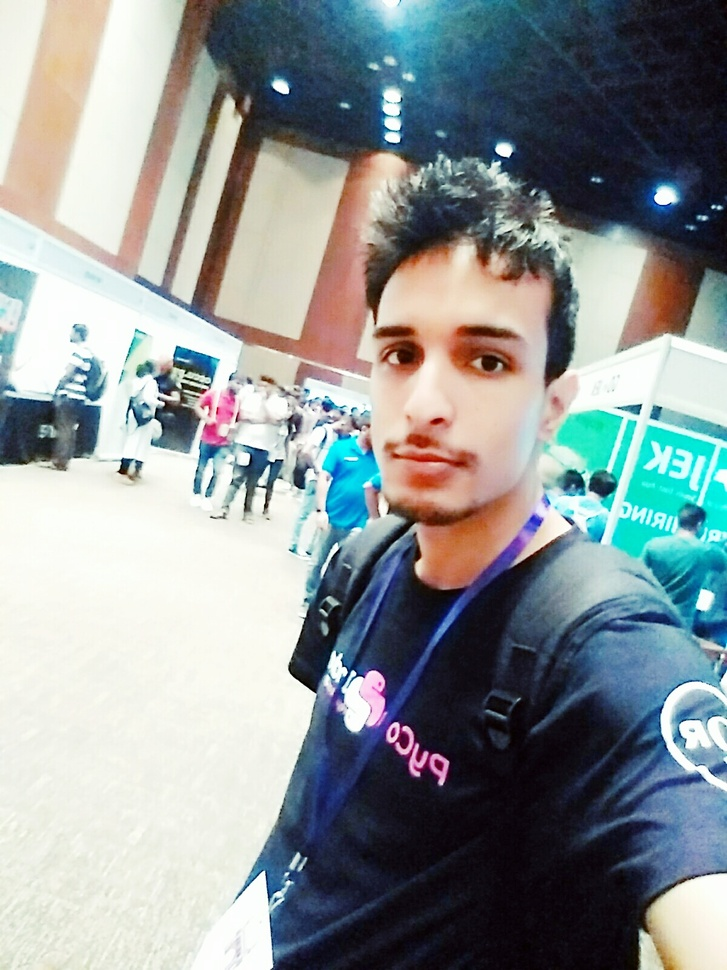
#> input picture face1.jpg, 727 x 970 px, shrunk from 1200 x 1600 before the run
$ python face.py   (Python 2 division)
#> lines starting #> are read from the running program, lines starting #| are printed output that depends on the picture; after the words box and inside, x2 and y2 are one past the last pixel; in counts of white or black regions, pixels touching at a corner belong together
import cv2

#Load an image from file
image = cv2.imread("face1.jpg", 1)
#> image is the input picture: shape (970, 727, 3); mean B, G, R 150.8, 149.4, 141.8

#Load a cascade file for detecting faces
face_cascade = cv2.CascadeClassifier('/usr/share/opencv/haarcascades/haarcascade_frontalface_alt.xml')

#Convert to grayscale
gray = cv2.cvtColor(image,cv2.COLOR_BGR2GRAY)
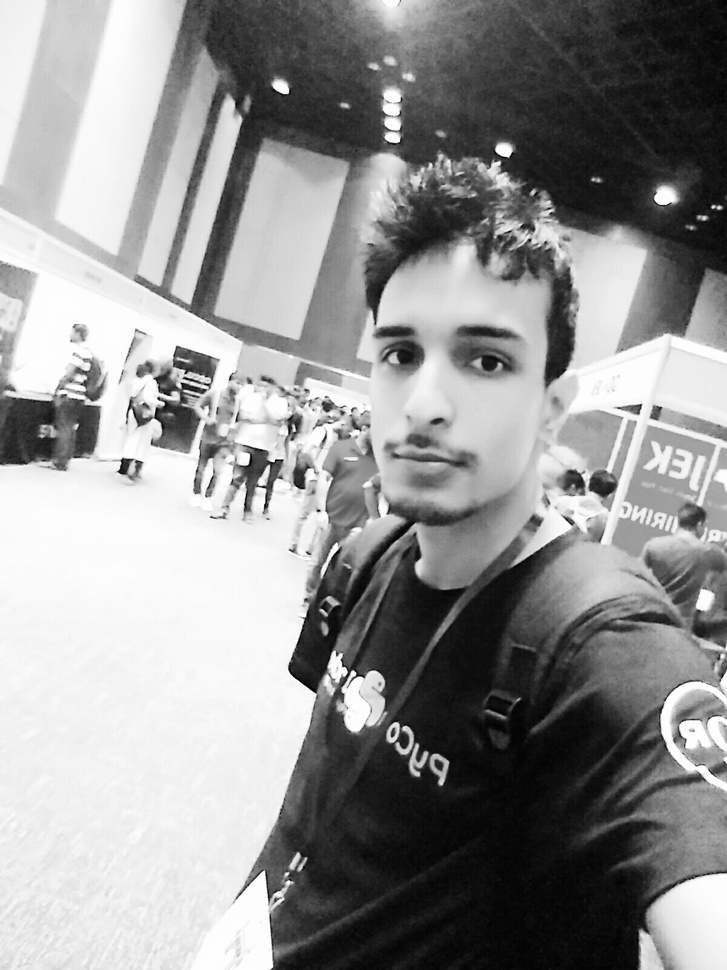
#> gray: shape (970, 727); min 0, max 255, mean 147.3

#Look for faces in the image using the loaded cascade file
faces = face_cascade.detectMultiScale(gray, 1.1, 5)
#> faces = [[307, 256, 256, 256]]

print "Found "+str(len(faces))+" face(s)"
#| Found 1 face(s)

#Draw a rectangle around every found face
for (x,y,w,h) in faces:
    cv2.rectangle(image,(x,y),(x+w,y+h),(255,0,0),2)
#> this loop made 1 pass
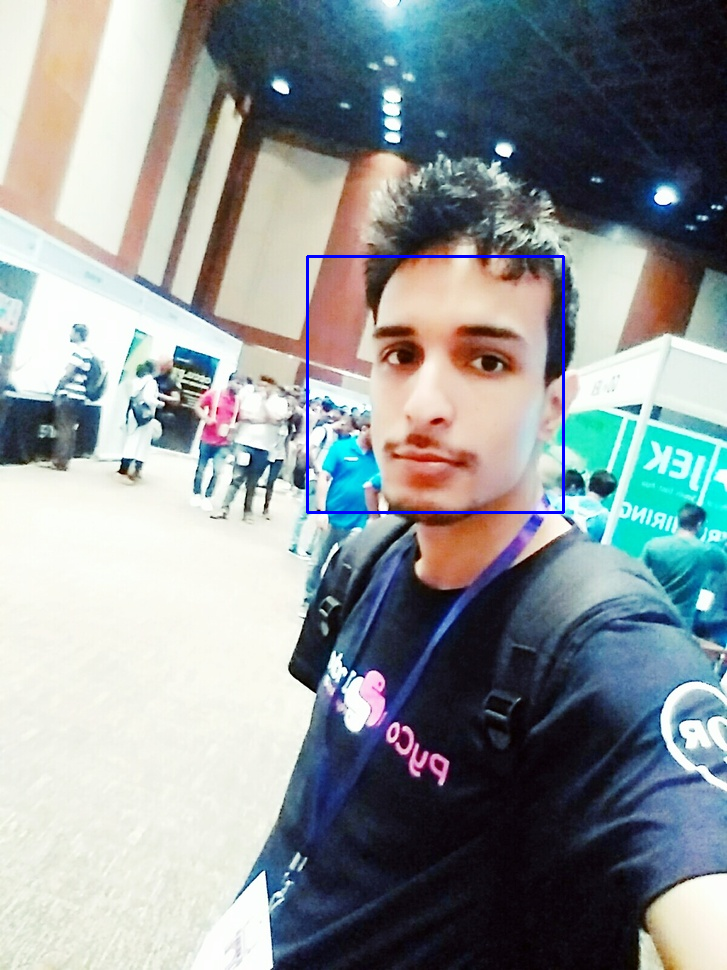
#> image: shape (970, 727, 3); 0.44% of pixels changed, all inside (x1, y1, x2, y2) = (306, 255, 565, 514)

#Save the result image
cv2.imwrite('result1.jpg',image)

$ run again, with face3.jpg copied over face1.jpg
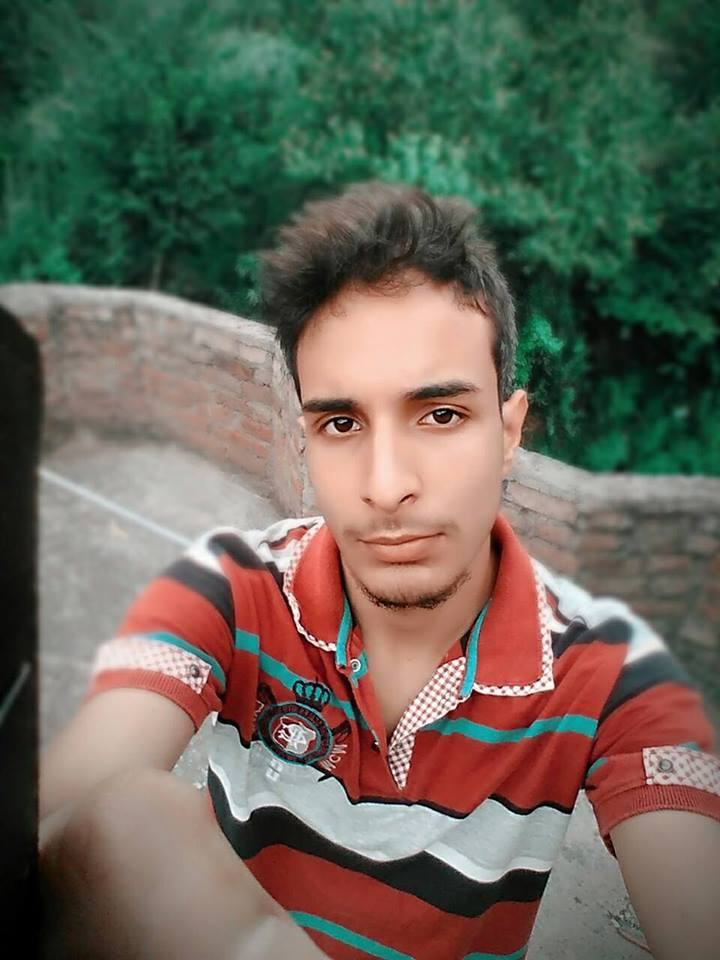
#> input picture face3.jpg, 720 x 960 px
#> image is the input picture: shape (960, 720, 3); mean B, G, R 89.3, 101.9, 105
#> `gray = cv2.cvtColor(image,cv2.COLOR_BGR2GRAY)`:
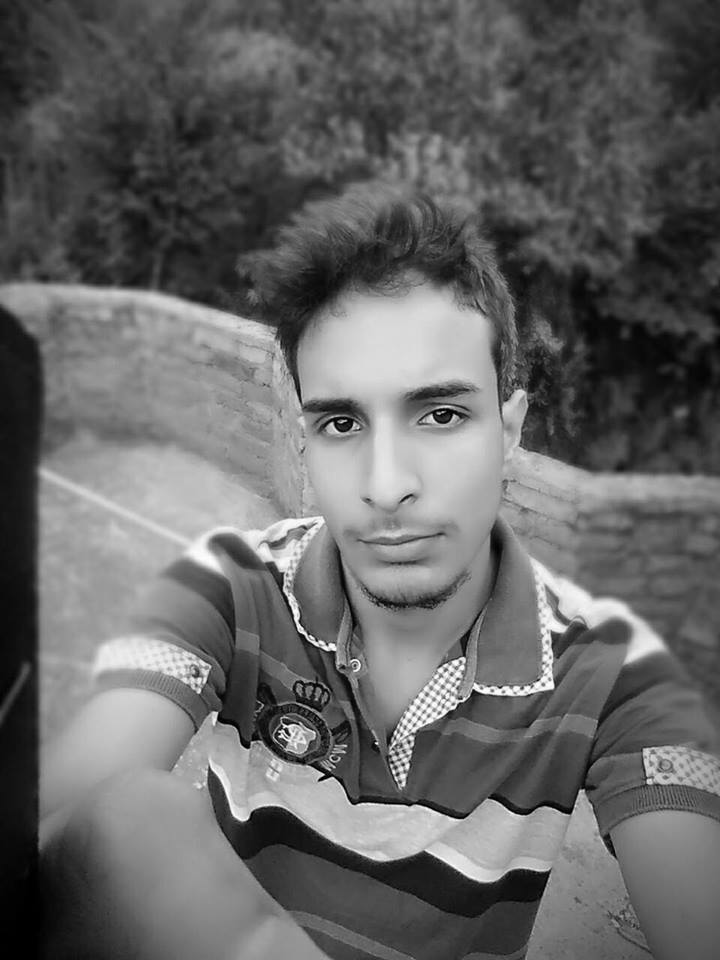
#> gray: shape (960, 720); min 0, max 255, mean 101.4
#> faces = [[242, 303, 303, 303]]
#| Found 1 face(s)
#> the loop `for (x,y,w,h) in faces:` made 1 pass
#> after the loop `for (x,y,w,h) in faces:`:
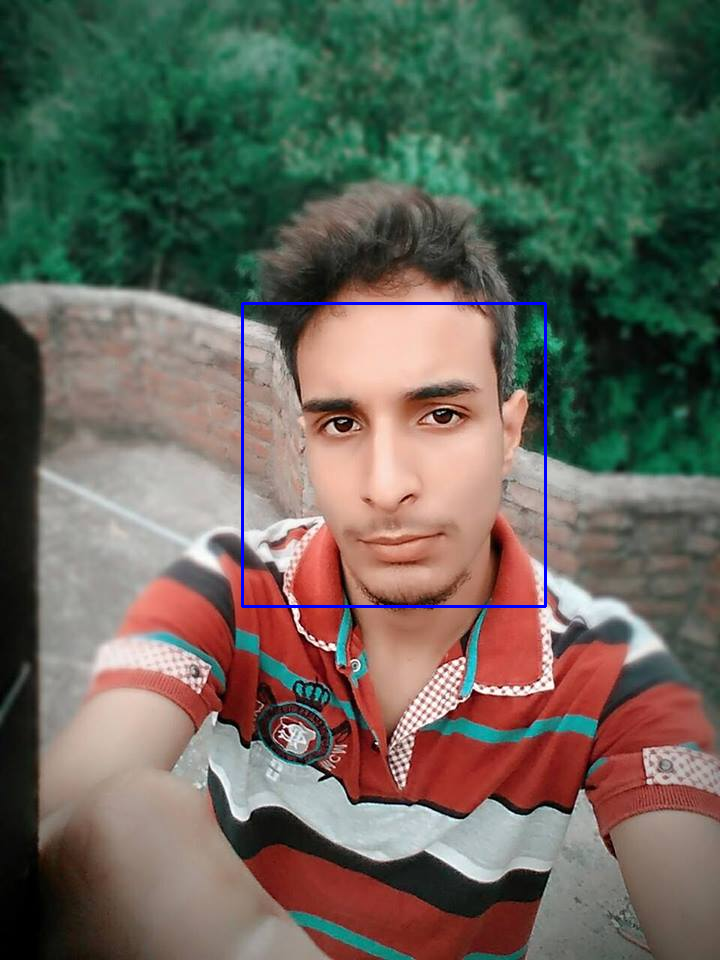
#> image: shape (960, 720, 3); 0.53% of pixels changed, all inside (x1, y1, x2, y2) = (241, 302, 547, 608)

$ run again, with face_s.jpg copied over face1.jpg
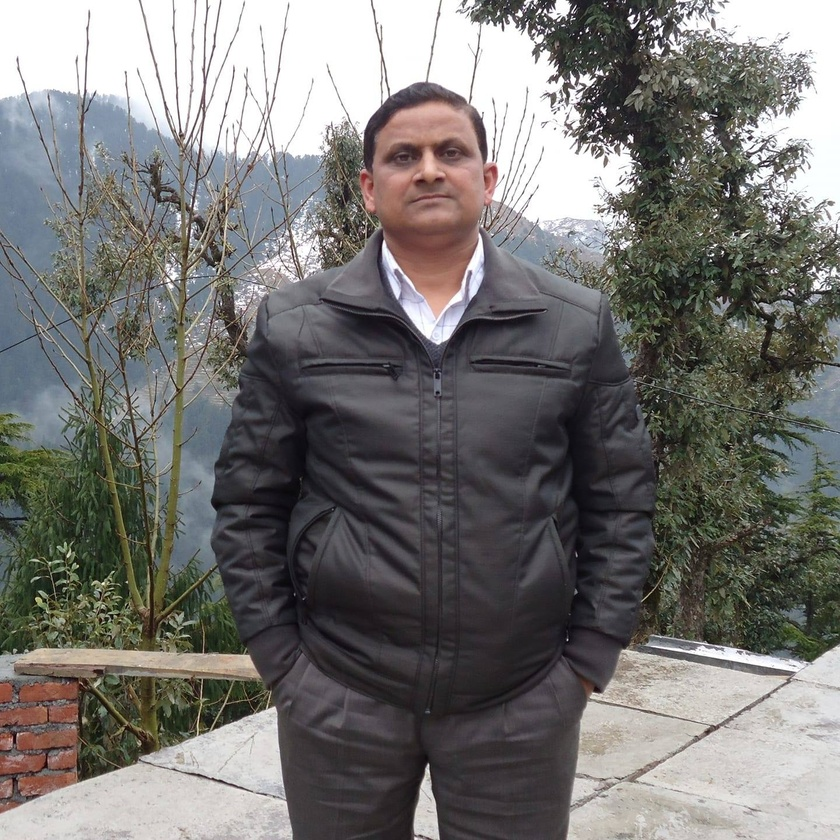
#> input picture face_s.jpg, 840 x 840 px, shrunk from 1440 x 1439 before the run
#> image is the input picture: shape (840, 840, 3); mean B, G, R 114.6, 116.7, 118.2
#> `gray = cv2.cvtColor(image,cv2.COLOR_BGR2GRAY)`:
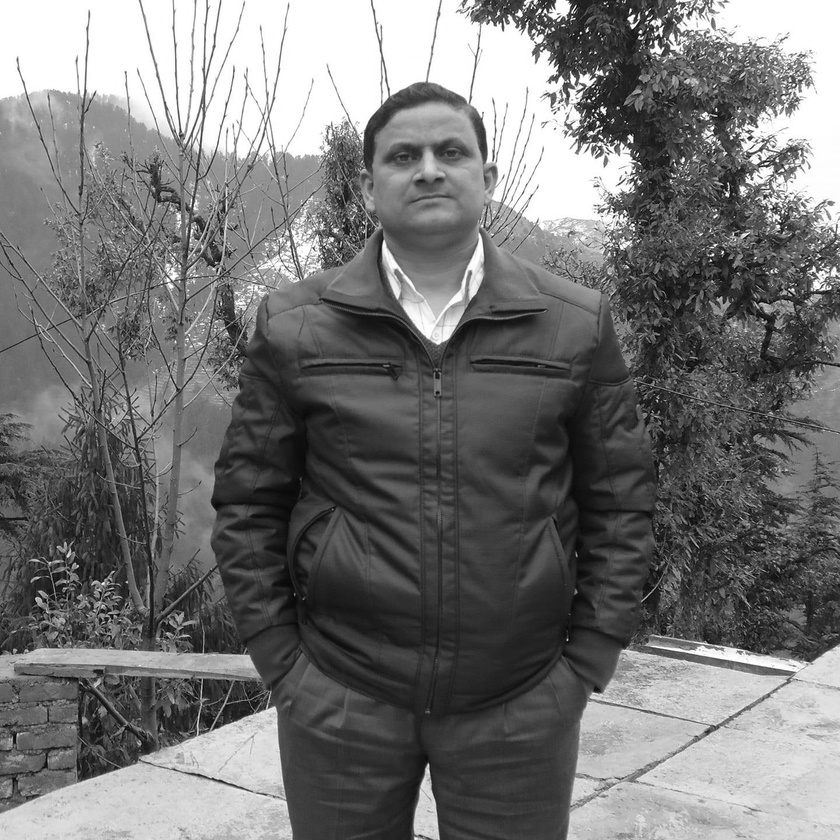
#> gray: shape (840, 840); min 1, max 255, mean 116.9
#> faces = [[367, 106, 123, 123]]
#| Found 1 face(s)
#> the loop `for (x,y,w,h) in faces:` made 1 pass
#> after the loop `for (x,y,w,h) in faces:`:
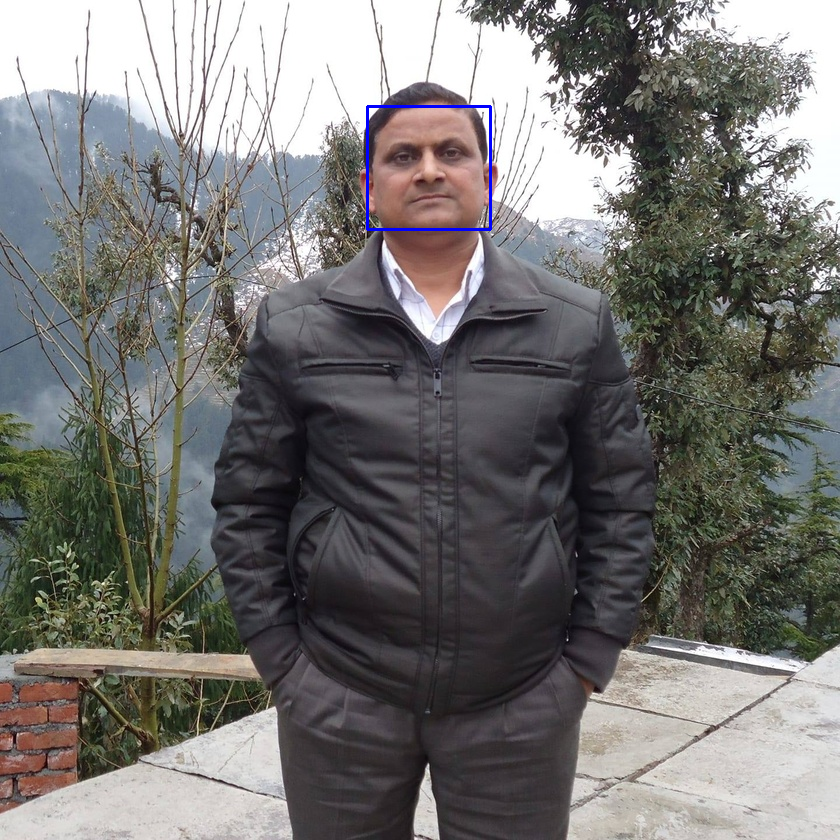
#> image: shape (840, 840, 3); 0.21% of pixels changed, all inside (x1, y1, x2, y2) = (366, 105, 492, 231)

$ run again, with manoj_hod.jpg copied over face1.jpg
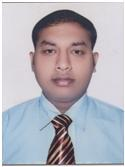
#> input picture manoj_hod.jpg, 125 x 167 px
#> image is the input picture: shape (167, 125, 3); mean B, G, R 185.5, 177.4, 179.5
#> `gray = cv2.cvtColor(image,cv2.COLOR_BGR2GRAY)`:
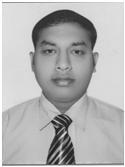
#> gray: shape (167, 125); min 5, max 255, mean 179
#> faces = [[28, 25, 70, 70]]
#| Found 1 face(s)
#> the loop `for (x,y,w,h) in faces:` made 1 pass
#> after the loop `for (x,y,w,h) in faces:`:
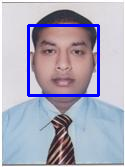
#> image: shape (167, 125, 3); 4% of pixels changed, all inside (x1, y1, x2, y2) = (27, 24, 100, 97)
